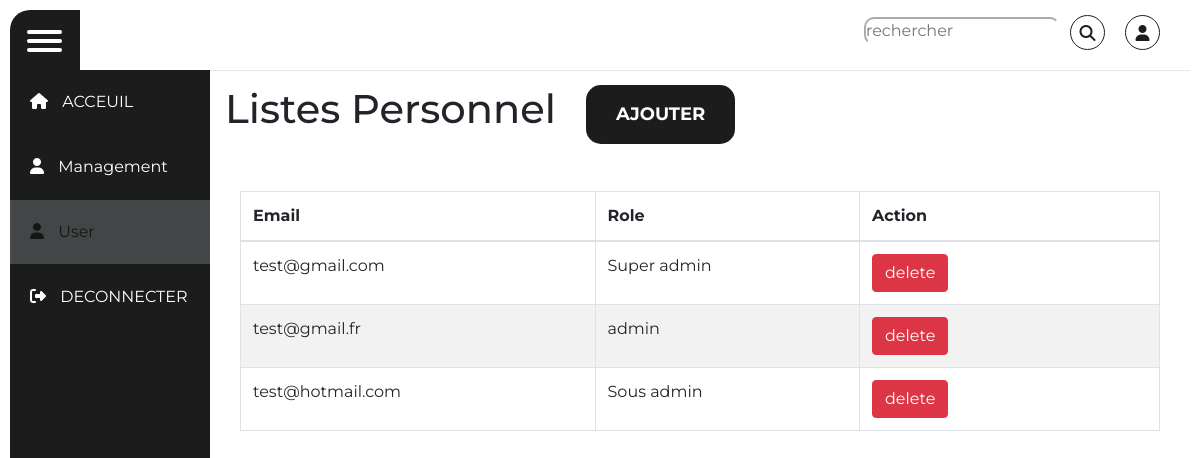
Page /project01/User/user.php (signed in) on the committed database.
### tables this page shows
CREATE TABLE `utilisateur` (
  `idUtilisateur` int(11) NOT NULL,
  `emailUtilisateur` varchar(100) NOT NULL,
  `roleUtilisateur` varchar(40) NOT NULL,
  `passUtilisateur` varchar(250) NOT NULL,
  `idPersonnel` int(11) NOT NULL
);

### project01/User/user.php (the view, shortened to what this page needs)
<?php
$status = false;
$search = "";
?>
<!DOCTYPE html>
<html lang="en">
<head>
	<link rel="stylesheet" href="../css/styles.css">
  <link rel="stylesheet" href="https://stackpath.bootstrapcdn.com/bootstrap/4.4.1/css/bootstrap.min.css">
</head>
<body>
<div class="wrapper">
  <div class="top_navbar">
    <div class="hamburger">
       <div class="one"></div>
       <div class="two"></div>
       <div class="three"></div>
    </div>
    <div class="top_menu">
      <form class="form" role="form" name="search" action="user.php" method="post">
      <ul>
        <li>
          <input type="text" placeholder="rechercher" name="name" id="search">
        </li>
       <li>
       <button type="submit" style="background-color:white;border:none;outline:none;"   >
       <a>
          <i class="fas fa-search"></i>
        </a>
      </button>
          </li>
          <li><a href="user.php">
          <i class="fas fa-user"></i>
          </a></li>
      </ul>
      </form>
    </div>
  </div>
  <div class="sidebar">
  <ul>
        <li><a href="../index.php" >
          <span class="icon"><i class="fas fa-home"></i></span>
          <span class="title">ACCEUIL</span></a></li>
        <li><a href="../Personne/personne.php">
          <span class="icon"><i class="fas fa-user"></i></span>
          <span class="title">Management</span>
          </a></li>
           <?php
          $db = Database::connect();
            $statement = $db->prepare("select * from utilisateur where emailUtilisateur   = ? ");
            $statement->execute(array($_SESSION["user"]));
            $item = $statement->fetch();
            if($item["roleUtilisateur"] == "Super admin"){
              echo '<li><a href="#"  class="active">
              <span class="icon"><i class="fas fa-user"></i></span>
              <span class="title">User</span>
              </a></li>';
            }
          ?>
        <li><a href="../Logout.php">
          <span class="icon"><i class="fas fa-sign-out-alt"></i></span>
          <span class="title">DECONNECTER</span>
          </a></li>
    </ul>
  </div>
  <div class="main_container">
    <div class="container admin">
    <div>
        <div class="row">
        <h1>Listes Personnel</h1>
          <a class="btn-main" href="AjouteUser.php" id="Ajoute">Ajouter</a>  <br>
          </div>
            <table class="table table-striped table-bordered">
            <thead>
                <tr>
                <th>Email</th>
                <th>Role</th>
                <th>Action</th>
                </tr>
            </thead>
            <tbody>
            <tr>
            <?php
            $db = Database::connect();
            if($status){
              $statement = $db->prepare("select * from personnel where emailUtilisateur = ?");
              $statement->execute(array($search));
              while($item = $statement->fetch())
              {
                echo    '<tr>';
                echo    '<td>' . $item['emailUtilisateur'] .  '</td>';
                echo    '<td>' . $item['roleUtilisateur'] .  '</td>';
                echo   '<td width="300">';
                echo     '<a class="btn btn-danger" href="delete.php?id=' .$item['idUtilisateur'] . '"><span class="glyphicon glyphicon-remove"></span> delete </a>';
                echo    '</td>';
                echo '</tr>';
              }
              }else{
              $statement = $db->query("select * from utilisateur LIMIT 10 ");
              while($item = $statement->fetch())
              {
             echo      '<tr>';
             echo    '<td>' . $item['emailUtilisateur'] .  '</td>';
             echo    '<td>' . $item['roleUtilisateur'] .  '</td>';
             echo   '<td width="300">';
             echo     '<a class="btn btn-danger" href="delete.php?id=' .$item['idUtilisateur'] . '"><span class="glyphicon glyphicon-remove"></span> delete </a>';
             echo    '</td>';
             echo '</tr>';
              }
            }
                ?>
                        </tr>
            </tbody>
            </table>
        </div>
        </div>
  </div>
</div>
</body>
</html>

### project01/css/styles.css (style rules this page uses)
* { margin: 0; padding: 0; list-style: none; text-decoration: none; box-sizing: border-box; font-family: 'Montserrat', sans-serif; }
body { background: #FFF; }
.wrapper { margin: 10px; }
.wrapper .top_navbar { width: calc(100% - 20px); height: 60px; display: flex; position: fixed; top: 10px; }
.wrapper .top_navbar .hamburger { width: 70px; height: 100%; background: #1B1C1B; padding: 15px 17px; border-top-left-radius: 20px; cursor: pointer; }
.wrapper .top_navbar .hamburger div { width: 35px; height: 4px; background: #FFF; margin: 5px 0; border-radius: 5px; }
.wrapper .top_navbar .top_menu { width: calc(100% - 70px); height: 100%; background: #fff; border-top-right-radius: 20px; display: flex; justify-content: space-between; align-items: center; padding: 0 20px; box-shadow: 0 1px 1px rgba(0,0,0,0.1); }
.wrapper .top_navbar .top_menu ul { display: flex; }
.wrapper .top_navbar .top_menu ul li a { display: block; margin: 0 10px; width: 35px; height: 35px; line-height: 35px; text-align: center; border: 1px solid #1B1C1B; border-radius: 50%; color: #1B1C1B; }
.btn-main { padding: 16px 30px; background-color: #1B1C1B; text-transform: uppercase; font-size: 18px; font-weight: 700; cursor: pointer; border-radius: 15px; color: #FFFFFF !important; border: none; margin-left: 30px; outline: none; text-decoration: none !important; }
.table { margin-top: 47px; }
.wrapper .sidebar { position: fixed; top: 70px; left: 10px; background: #1B1C1B; width: 200px; height: calc(100% - 80px); border-bottom-left-radius: 20px; transition: all 0.3s ease; }
.wrapper .sidebar ul li a { display: block; padding: 20px; color: #fff; position: relative; margin-bottom: 1px; color: #FFF; white-space: nowrap; }
.wrapper .sidebar ul li a:before { content: ""; position: absolute; top: 0; left: 0; width: 3px; height: 100%; background: #FFF; display: none; }
.wrapper .sidebar ul li a span.icon { margin-right: 10px; display: inline-block; }
.wrapper .sidebar ul li a span.title { display: inline-block; }
.wrapper .sidebar ul li a:hover, .wrapper .sidebar ul li a.active { background: #e1ecf2; opacity: 0.2; color: #000; }
.wrapper .sidebar ul li a:hover:before, .wrapper .sidebar ul li a.active:before { display: block; }
.wrapper .main_container { width: (100% - 200px); margin-top: 70px; margin-left: 200px; padding: 15px; transition: all 0.3s ease; }
#search { border-radius: 10px; margin-top: 2px; outline: none; border-color: white; }

### rows in the picture
utilisateur: emailUtilisateur "test@gmail.com", roleUtilisateur "Super admin"
utilisateur: emailUtilisateur "test@gmail.fr", roleUtilisateur "admin"
utilisateur: emailUtilisateur "test@hotmail.com", roleUtilisateur "Sous admin"
